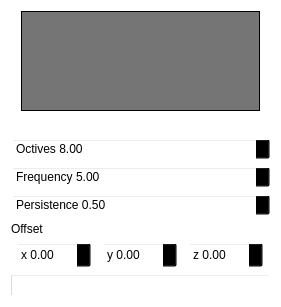
<?xml version="1.0" encoding="UTF-8"?>
<ui version="4.0">
 <class>SimplexNoiseNode_no_scroll</class>
 <widget class="QWidget" name="SimplexNoiseNode_no_scroll">
  <property name="geometry">
   <rect>
    <x>0</x>
    <y>0</y>
    <width>281</width>
    <height>307</height>
   </rect>
  </property>
  <property name="minimumSize">
   <size>
    <width>281</width>
    <height>0</height>
   </size>
  </property>
  <property name="windowTitle">
   <string>Form</string>
  </property>
  <property name="windowOpacity">
   <double>1.000000000000000</double>
  </property>
  <property name="styleSheet">
   <string notr="true">background-color:  rgba(0,0,0,0)</string>
  </property>
  <layout class="QVBoxLayout" name="verticalLayout">
   <item>
    <layout class="QHBoxLayout" name="horizontalLayout_2">
     <item>
      <spacer name="horizontalSpacer">
       <property name="orientation">
        <enum>Qt::Horizontal</enum>
       </property>
       <property name="sizeHint" stdset="0">
        <size>
         <width>40</width>
         <height>20</height>
        </size>
       </property>
      </spacer>
     </item>
     <item>
      <widget class="QLabel" name="label_pixmap">
       <property name="sizePolicy">
        <sizepolicy hsizetype="Fixed" vsizetype="Fixed">
         <horstretch>0</horstretch>
         <verstretch>0</verstretch>
        </sizepolicy>
       </property>
       <property name="minimumSize">
        <size>
         <width>239</width>
         <height>100</height>
        </size>
       </property>
       <property name="maximumSize">
        <size>
         <width>239</width>
         <height>100</height>
        </size>
       </property>
       <property name="toolTip">
        <string>Resulting Texture</string>
       </property>
       <property name="autoFillBackground">
        <bool>false</bool>
       </property>
       <property name="styleSheet">
        <string notr="true">QLabel{ background-color: rgba(117,117,117, 255); border: 1px solid black; }</string>
       </property>
       <property name="text">
        <string/>
       </property>
       <property name="alignment">
        <set>Qt::AlignCenter</set>
       </property>
      </widget>
     </item>
     <item>
      <spacer name="horizontalSpacer_2">
       <property name="orientation">
        <enum>Qt::Horizontal</enum>
       </property>
       <property name="sizeHint" stdset="0">
        <size>
         <width>40</width>
         <height>20</height>
        </size>
       </property>
      </spacer>
     </item>
    </layout>
   </item>
   <item>
    <spacer name="verticalSpacer">
     <property name="orientation">
      <enum>Qt::Vertical</enum>
     </property>
     <property name="sizeHint" stdset="0">
      <size>
       <width>20</width>
       <height>40</height>
      </size>
     </property>
    </spacer>
   </item>
   <item>
    <widget class="QDoubleSpinBox" name="spin_octives">
     <property name="toolTip">
      <string>Level of detail</string>
     </property>
     <property name="prefix">
      <string>Octives </string>
     </property>
     <property name="decimals">
      <number>2</number>
     </property>
     <property name="maximum">
      <double>64.000000000000000</double>
     </property>
     <property name="stepType">
      <enum>QAbstractSpinBox::AdaptiveDecimalStepType</enum>
     </property>
     <property name="value">
      <double>8.000000000000000</double>
     </property>
    </widget>
   </item>
   <item>
    <widget class="QDoubleSpinBox" name="spin_frequency">
     <property name="toolTip">
      <string>Scale of the texture</string>
     </property>
     <property name="prefix">
      <string>Frequency </string>
     </property>
     <property name="maximum">
      <double>100.000000000000000</double>
     </property>
     <property name="singleStep">
      <double>0.100000000000000</double>
     </property>
     <property name="stepType">
      <enum>QAbstractSpinBox::AdaptiveDecimalStepType</enum>
     </property>
     <property name="value">
      <double>5.000000000000000</double>
     </property>
    </widget>
   </item>
   <item>
    <widget class="QDoubleSpinBox" name="spin_persistence">
     <property name="toolTip">
      <string>Relative blending</string>
     </property>
     <property name="prefix">
      <string>Persistence </string>
     </property>
     <property name="maximum">
      <double>20.000000000000000</double>
     </property>
     <property name="singleStep">
      <double>0.010000000000000</double>
     </property>
     <property name="stepType">
      <enum>QAbstractSpinBox::AdaptiveDecimalStepType</enum>
     </property>
     <property name="value">
      <double>0.500000000000000</double>
     </property>
    </widget>
   </item>
   <item>
    <widget class="QLabel" name="label_6">
     <property name="text">
      <string>Offset</string>
     </property>
    </widget>
   </item>
   <item>
    <layout class="QHBoxLayout" name="horizontalLayout">
     <item>
      <widget class="QDoubleSpinBox" name="spin_x">
       <property name="minimumSize">
        <size>
         <width>75</width>
         <height>26</height>
        </size>
       </property>
       <property name="maximumSize">
        <size>
         <width>75</width>
         <height>16777215</height>
        </size>
       </property>
       <property name="toolTip">
        <string>Shift image left/right</string>
       </property>
       <property name="prefix">
        <string>x </string>
       </property>
       <property name="minimum">
        <double>-1000.000000000000000</double>
       </property>
       <property name="maximum">
        <double>1000.000000000000000</double>
       </property>
       <property name="stepType">
        <enum>QAbstractSpinBox::AdaptiveDecimalStepType</enum>
       </property>
      </widget>
     </item>
     <item>
      <widget class="QDoubleSpinBox" name="spin_y">
       <property name="minimumSize">
        <size>
         <width>75</width>
         <height>26</height>
        </size>
       </property>
       <property name="maximumSize">
        <size>
         <width>75</width>
         <height>16777215</height>
        </size>
       </property>
       <property name="toolTip">
        <string>Shift image up/down</string>
       </property>
       <property name="prefix">
        <string>y </string>
       </property>
       <property name="minimum">
        <double>-1000.000000000000000</double>
       </property>
       <property name="maximum">
        <double>1000.000000000000000</double>
       </property>
       <property name="stepType">
        <enum>QAbstractSpinBox::AdaptiveDecimalStepType</enum>
       </property>
      </widget>
     </item>
     <item>
      <widget class="QDoubleSpinBox" name="spin_z">
       <property name="minimumSize">
        <size>
         <width>75</width>
         <height>26</height>
        </size>
       </property>
       <property name="maximumSize">
        <size>
         <width>75</width>
         <height>16777215</height>
        </size>
       </property>
       <property name="toolTip">
        <string>Shift image in/out</string>
       </property>
       <property name="prefix">
        <string>z </string>
       </property>
       <property name="minimum">
        <double>-1000.000000000000000</double>
       </property>
       <property name="maximum">
        <double>1000.000000000000000</double>
       </property>
       <property name="stepType">
        <enum>QAbstractSpinBox::AdaptiveDecimalStepType</enum>
       </property>
      </widget>
     </item>
    </layout>
   </item>
   <item>
    <widget class="QProgressBar" name="progress">
     <property name="value">
      <number>0</number>
     </property>
     <property name="textVisible">
      <bool>false</bool>
     </property>
    </widget>
   </item>
  </layout>
 </widget>
 <resources/>
 <connections/>
</ui>
